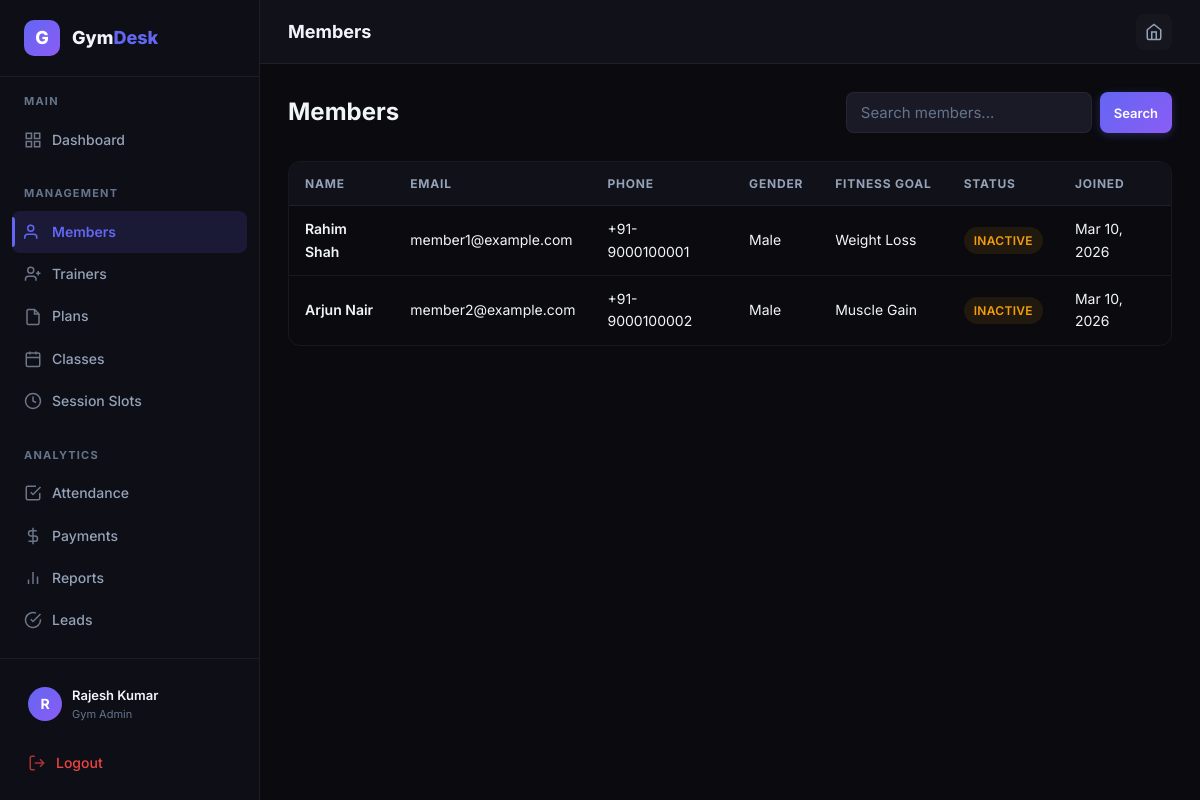
The app's page /admin/members (signed in), older data.
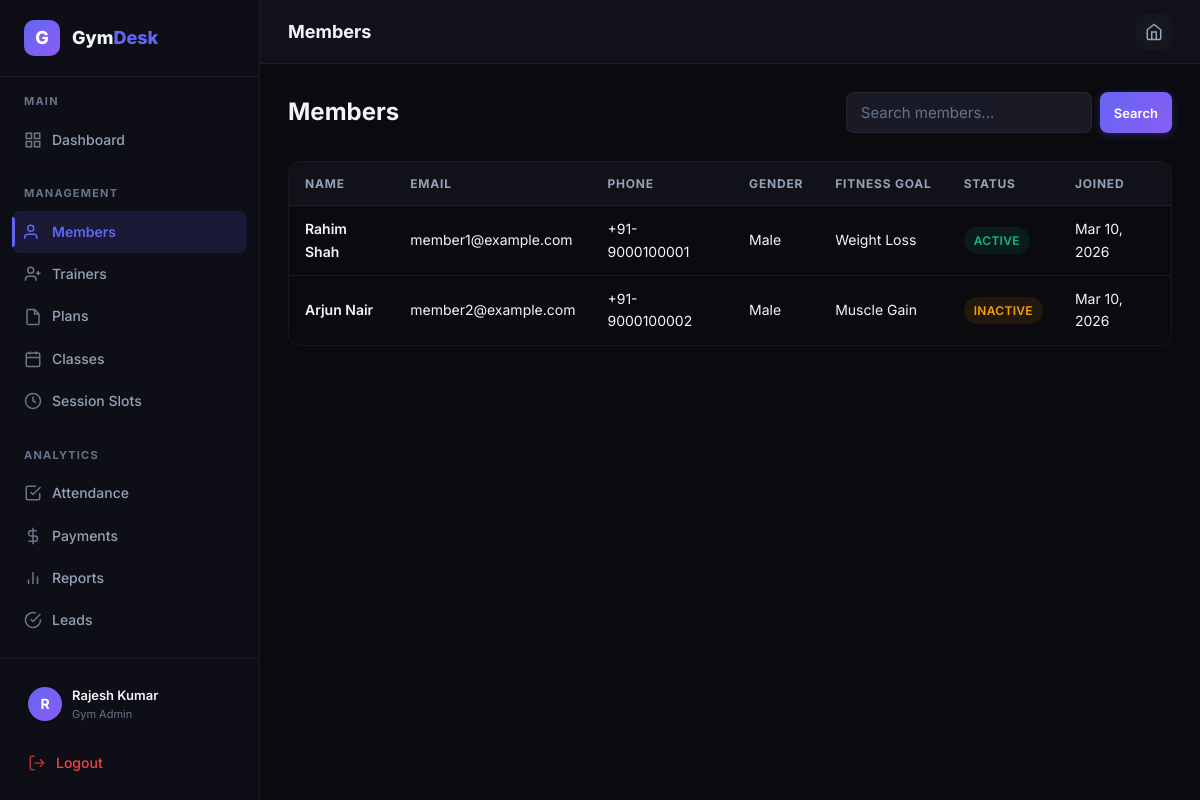
The same page, newer data.
### tables this page shows
CREATE TABLE members (
            id INTEGER PRIMARY KEY AUTOINCREMENT,
            user_id INTEGER NOT NULL,
            gym_id INTEGER NOT NULL,
            date_of_birth DATE,
            gender TEXT,
            emergency_contact TEXT,
            emergency_phone TEXT,
            blood_group TEXT,
            weight_kg REAL,
            height_cm REAL,
            fitness_goal TEXT,
            membership_status TEXT DEFAULT 'active',
            joined_at TIMESTAMP DEFAULT CURRENT_TIMESTAMP,
            FOREIGN KEY (user_id) REFERENCES users(id),
            FOREIGN KEY (gym_id) REFERENCES gyms(id)
        );

CREATE TABLE users (
            id INTEGER PRIMARY KEY AUTOINCREMENT,
            email TEXT UNIQUE NOT NULL,
            password_hash TEXT NOT NULL,
            role TEXT NOT NULL CHECK(role IN ('system_admin','gym_admin','trainer','member')),
            full_name TEXT NOT NULL,
            phone TEXT,
            avatar TEXT,
            is_active INTEGER DEFAULT 1,
            created_at TIMESTAMP DEFAULT CURRENT_TIMESTAMP
        );

### backend/routes/admin.py (the view)
@admin_bp.route('/members')
@login_required
@gym_admin_required
def members():
    db = get_db()
    gym = _get_admin_gym(db)
    search = request.args.get('search', '').strip()
    query = '''
        SELECT m.*, u.full_name, u.email, u.phone, u.created_at as user_created
        FROM members m JOIN users u ON m.user_id = u.id
    '''
    params = []
    if gym:
        query += ' WHERE m.gym_id = ?'
        params.append(gym['id'])
    if search:
        query += ' AND ' if gym else ' WHERE '
        query += "(u.full_name LIKE ? OR u.email LIKE ? OR u.phone LIKE ?)"
        params.extend([f'%{search}%', f'%{search}%', f'%{search}%'])
    query += ' ORDER BY m.joined_at DESC'
    members_list = db.execute(query, params).fetchall()
    db.close()
    return render_template('admin/members.html', members=members_list,
                           gym=gym, search=search)

### backend/app.py (called while the page is built)
    @property
    def is_authenticated(self):
        return True

### backend/database.py (called while the page is built)
def get_db():
    conn = sqlite3.connect(Config.DATABASE)
    conn.row_factory = sqlite3.Row
    conn.execute("PRAGMA foreign_keys = ON")
    return conn

### backend/routes/admin.py (called while the page is built)
def _get_admin_gym(db):
    if current_user.role == 'system_admin':
        return None  # System admin sees all
    gym = db.execute('SELECT * FROM gyms WHERE owner_id = ?', (current_user.id,)).fetchone()
    return gym

### backend/utils/helpers.py (called while the page is built)
def format_date(d):
    if isinstance(d, str):
        try:
            d = datetime.strptime(d, '%Y-%m-%d')
        except ValueError:
            try:
                d = datetime.strptime(d, '%Y-%m-%d %H:%M:%S')
            except ValueError:
                return d
    if isinstance(d, (datetime, date)):
        return d.strftime('%b %d, %Y')
    return str(d)

### frontend/templates/admin/members.html
{% extends "dashboard_base.html" %}
{% block title %}Members{% endblock %}{% block page_title %}Members{% endblock %}
{% block sidebar_nav %}{% include "admin/_sidebar.html" %}{% endblock %}
{% block content %}
<div class="page-header">
    <h1>Members</h1>
    <form method="get" class="flex gap-2"><input name="search" class="form-control" placeholder="Search members..."
            value="{{ search }}" style="max-width:280px;"><button class="btn btn-primary btn-sm">Search</button></form>
</div>
{% if members %}
<div class="table-wrapper">
    <table>
        <thead>
            <tr>
                <th>Name</th>
                <th>Email</th>
                <th>Phone</th>
                <th>Gender</th>
                <th>Fitness Goal</th>
                <th>Status</th>
                <th>Joined</th>
            </tr>
        </thead>
        <tbody>{% for m in members %}<tr>
                <td class="font-semibold">{{ m['full_name'] }}</td>
                <td>{{ m['email'] }}</td>
                <td>{{ m['phone'] or '—' }}</td>
                <td>{{ (m['gender'] or '—')|title }}</td>
                <td>{{ (m['fitness_goal'] or '—')|replace('_',' ')|title }}</td>
                <td><span class="badge badge-{{ 'success' if m['membership_status']=='active' else 'warning' }}">{{
                        m['membership_status'] }}</span></td>
                <td>{{ format_date(m['joined_at']) }}</td>
            </tr>{% endfor %}</tbody>
    </table>
</div>
{% else %}<div class="empty-state">
    <h3>No members found</h3>
    <p>{% if search %}Try different search terms{% else %}Members join via registration{% endif %}</p>
</div>{% endif %}
{% endblock %}

Row changes from the older to the newer data that the page shows:
changed members "Weight Loss": membership_status "INACTIVE" → "ACTIVE"
